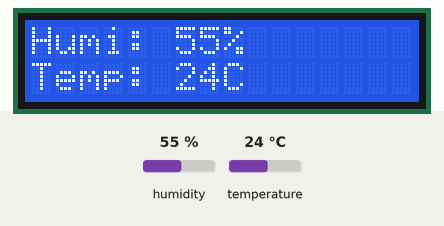
This sketch was run on a simulated Arduino Uno, built with avr-gcc and run on an emulated ATmega328P. Parts: 16×2 character LCD. Inputs (shaded band) come from the test bench; at power-on: humidity 55 %, temperature 24 °C. What the sketch prints to the serial monitor is not drawn.

Above: at 1.2 s.
1.3 s: humidity set to 22 %
At 3.5 s:
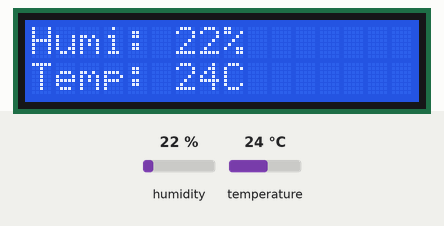
4.0 s: temperature set to 12 °C
At 4.7 s:
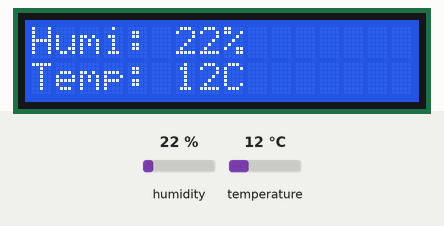
6.7 s: humidity set to 40 %
At 9.3 s:
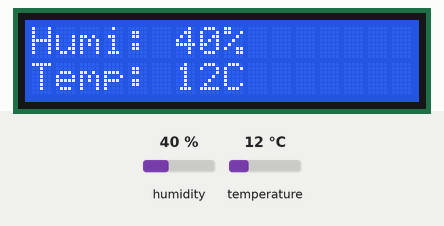
9.6 s: temperature set to 19 °C
At 10.6 s:
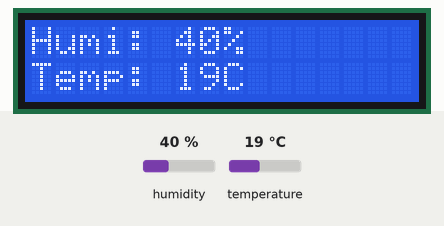
Timing chart, 0 to 12.6 s (numbered marks = the images above; inputs shaded):
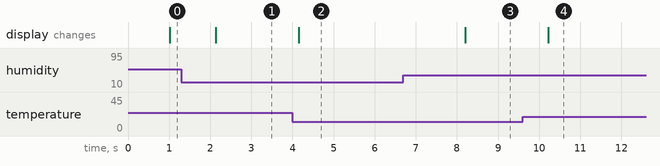

The sketch:

insertingDataMysql.ino
```cpp
#include <LCD_I2C.h>
#include <DHT.h>

#define DHTPIN 4
#define DHTTYPE DHT11
DHT dht(DHTPIN, DHTTYPE);

LCD_I2C lcd(0x27);
String datos = "";
byte humi_act = 0;
byte humi_ant = 0;
byte temp_act = 0;
byte temp_ant = 0;
unsigned long tiempo_act = 0;
unsigned long tiempo_ant = 0;
unsigned int periodo = 1000;

void setup() {
    Serial.begin(9600);
    dht.begin();
    lcd.begin();
    lcd.backlight();
}

void loop() {
    tiempo_act = millis();
    humi_act = dht.readHumidity();
    temp_act = dht.readTemperature();

    if (isnan(humi_act) || isnan(temp_act)) {
        Serial.println(F("Failed to read from DHT sensor!"));
        return;
    }
    if ((humi_act != humi_ant || temp_act != temp_ant) && (tiempo_act - tiempo_ant > periodo)) {
        datos = String(humi_act) + "!" + String(temp_act);
        lcd.setCursor(0,0);
        lcd.print("Humi: "+String(humi_act)+ "%");
        lcd.setCursor(0,1);
        lcd.print("Temp: "+String(temp_act)+ "C");
        Serial.println(datos);
        humi_ant = humi_act;
        temp_ant = temp_act;
        tiempo_ant = tiempo_act;
        datos = "";
    }
}
```

Measured:
- after the input at 1.3 s, the display: changes after 0.83 s (image 1)
- after the input at 4.0 s, the display: changes after 0.15 s (image 2)
- after the input at 6.7 s, the display: changes after 1.5 s (image 3)
- after the input at 9.6 s, the display: changes after 0.62 s (image 4)
